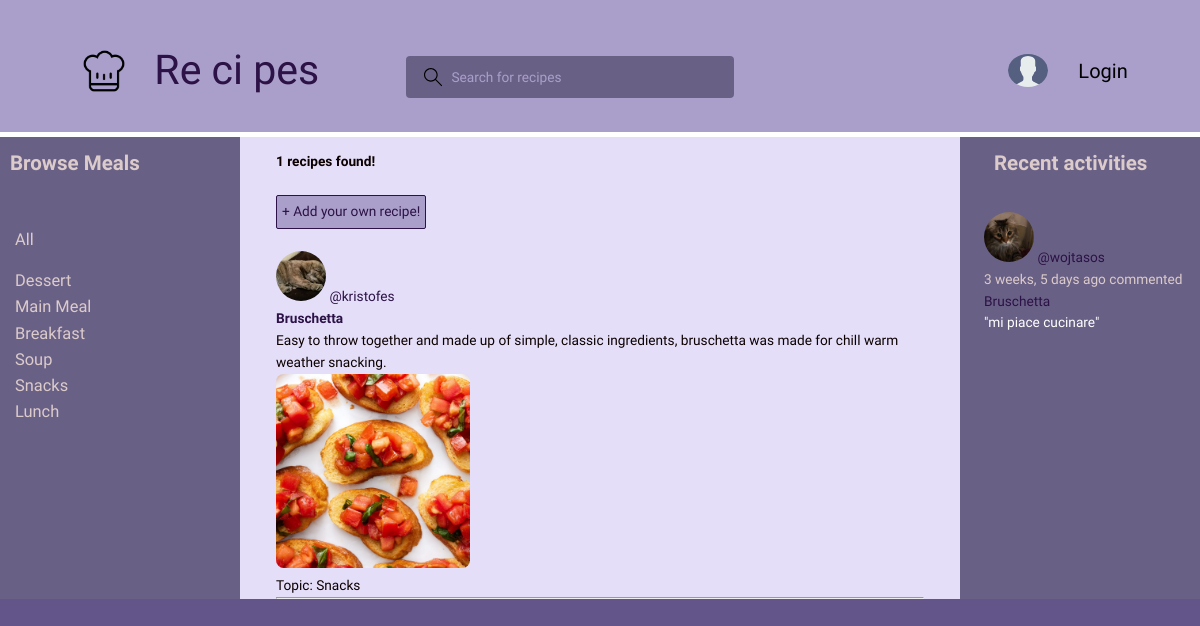
The page /?q=Snacks on the database its author committed.
### base/models.py (models this page shows, shortened)
class Topic(models.Model):
    name = models.CharField(max_length=200)

class Recipe(models.Model):
    name = models.CharField(max_length=200)
    description = models.TextField(null=True, blank=True)
    topic = models.ForeignKey(Topic, on_delete=models.SET_NULL, null=True)
    pub_date = models.DateTimeField(auto_now_add=True)
    autor = models.ForeignKey(User, on_delete=models.CASCADE, null=True)
    recipe_image = models.ImageField(default='avatar.svg')
    text = models.TextField(null=True)
    REQUIRED_FIELDS = [recipe_image]
    class Meta:
        ordering = ['-pub_date']
    def __str__(self):
        return str(self.name)

class User(AbstractUser):
    name = models.CharField(max_length=200, null=True)
    email = models.EmailField(unique=True, null=True)
    bio = models.TextField(null=True)
    avatar = models.ImageField(null=True, default='avatar.svg')
    REQUIRED_FIELDS = []

class Comment(models.Model):
    user = models.ForeignKey(User, on_delete=models.CASCADE)
    recipe = models.ForeignKey(Recipe, on_delete=models.CASCADE)
    body = models.TextField()
    created = models.DateTimeField(auto_now_add=True)
    class Meta:
        ordering = ['-created']
    def __str__(self):
        return self.body[0:50]

### base/views.py (the view)
# urls.py: path('', views.home, name='home'),
def home(request):
    q = request.GET.get('q') if request.GET.get('q') != None else ''
    recipes = Recipe.objects.filter(Q(topic__name__icontains=q) | Q(name__icontains=q) | Q(description__icontains=q))
    topics = Topic.objects.all()
    recipe_count = recipes.count()
    comments = Comment.objects.filter(Q(recipe__topic__name__icontains=q))
    context = {'recipes': recipes, 'topics': topics, 'recipe_count': recipe_count, 'comments': comments}
    return render(request, 'base/home.html', context)

### base/templates/base/home.html (shortened to what this page needs)
<!DOCTYPE html>
<html lang="en">
{% extends 'main.html' %}
{% block content %}
    <div class="home-container">
    <div class="topics_container">
        {% include 'base/topics.html' %}
    </div>
    <div class="found_div">
        <h5>
            {{ recipe_count }} recipes found!
        </h5>
        <br>
        <div>
         <a class="a1" href="{% url 'add-recipe'  %}">+ Add your own recipe!</a>
        </div>
        <br>
        <div>
            {% include 'base/feed_component.html' %}
        </div>
    </div>
    <div class="activity_container"  >
    {% include 'base/activity_component.html' %}
    </div>
    </div>
{% endblock content %}

### base/templates/base/topics.html
<div>
        <h3>Browse Meals</h3>
        <br>
    <div class="topics">
        <a class ='topic_link' href="{% url 'home' %}">All</a>
    </div>
    <div class="topics">
        {% for topic in topics %}
            <div>
                <a class="topic_link" href="{% url 'home' %}?q={{ topic.name }}">{{ topic.name }}</a>
            </div>
        {% endfor %}
    </div>
    </div>

### base/templates/base/feed_component.html (shortened to what this page needs)
{% for recipe in recipes %}
            <div>
            <div>
                <img width="50px" src="{{ recipe.autor.avatar.url }} ">
                <a href="{% url 'user-profile' recipe.autor.id %}">@{{ recipe.autor.username }}</a>
            </div>
                <h5 style="font-weight: bold;"><a  href="{% url 'recipe' recipe.id %}"> {{ recipe.name }}</a></h5>
                <p>{{ recipe.description }}</p>
                <img class="recipe_image_feed" src=" {{ recipe.recipe_image.url }}">
                <br>
                <small id="recipe_topic" >Topic: {{ recipe.topic.name }}</small>
                <hr>
            </div>
        {% endfor %}

### base/templates/base/activity_component.html
<h3>Recent activities</h3>
        <br>
        {% for comment in comments %}
            <div>
                <img id='act_img' width='50px' src="{{ comment.user.avatar.url }}">
                <small> <a href="{%  url 'user-profile' comment.user.id %}" >@{{ comment.user }}</a> <br> {{ comment.created| timesince }} ago commented</small>
                <br>
                <small>  <a href="{% url 'recipe' comment.recipe.id %}">{{comment.recipe}}</a> </small>
                <br>
                <p style="color:#ffffff">"{{ comment }}"</p>
                <br>
            </div>
        {% endfor %}

### static/styles/style.css (style rules this page uses)
* { font-family: 'Comfortaa', sans-serif; margin: 0; padding: 0; box-sizing: border-box; text-rendering: optimizeLegibility; font-size: inherit; }
html { font-size: 57%; }
body { line-height: 1.6; font-weight: 400; font-size: 1.5rem; color: #0c0000; background-color: #63558a; min-height: 100vh; }
img { width: 50px; height: 50px; object-fit: cover; border-radius: 50%; }
a { display: inline-block; color: #2c1246; text-decoration: none; }
.recipe_image_feed { border-radius: 4%; width: 30%; height: 30%; }
.a1 { background-color: #aa9fcb; padding: 5px; border-radius: 2px; border: solid 1px #2c1246; }
.a1:after { background-color: #473562; }
.activity_container { background-color: #696185; padding-left: 10%; color: #dccbcb }
.topics_container { background-color: #696185; color: #dccbcb }
.topic_link { color: #dccbcb }
::placeholder { color: #aa9fcb; opacity: 1; }
h3 { font-size: 150%; margin: 10px }
.topics { font-size: 120%; margin: 15px }
.found_div { padding-left: 5%; padding-right: 5%; padding-top: 2%; background-color: #e4def8; }

### base/templates/base/home.html (style rules this page uses)
.home-container { display: grid; grid-template-columns: 1fr 3fr 1fr; }

### rows shown on the page
Topic: name "Dessert"
Topic: name "Main Meal"
Topic: name "Breakfast"
Topic: name "Soup"
Topic: name "Snacks"
Topic: name "Lunch"
Recipe: autor.avatar (picture), autor.username "kristofes", name "Bruschetta", description "Easy to throw together and made up of simple, classic ingredients, bruschetta was made for chill warm weather snacking.", recipe_image (picture), topic.name "Snacks"
Comment: user.avatar (picture), user "wojtasos", created "3 weeks, 5 days", recipe "Bruschetta", body "mi piace cucinare"

### other values the page prints
{{ recipe_count }} "1"
